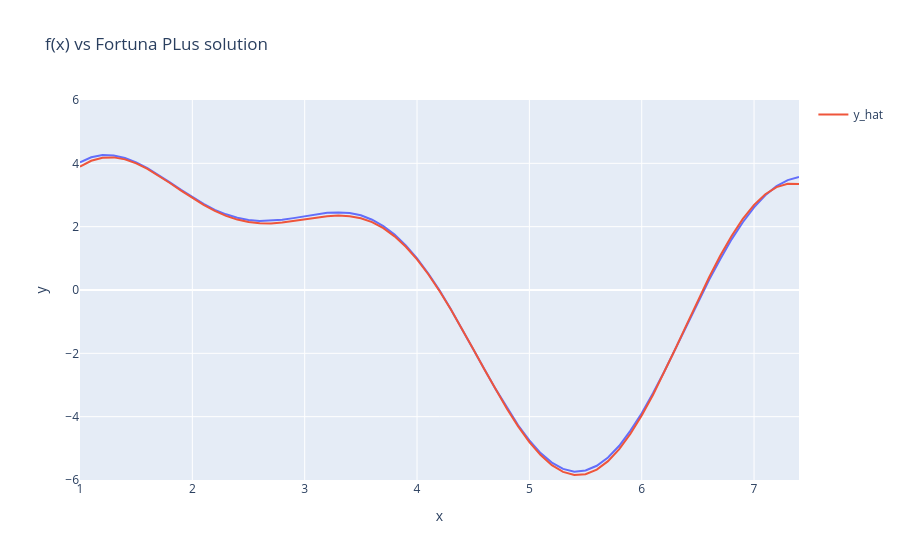

Notebook cell for this chart:
### Markdown cell above
### What changes did i make? and why?

I changed the generation of the theta parameters,

now we save the best theta and generates paramethers aroud that value.
New_theta = Best_theta + normal distribution (sigma).
so we try to guess near the solution.
the changes improve some tries but it looks like sometimes it get stuck in local minimuns or dont have enough precision to guess the correct paramethers.

Also after doing that i modified the sigma paramethers so we generate at first big changes with a big sigma. 
and a linear decay of the sigma to fit/finetune the model at the end steps.
with that we get better error scores.




### how did i measure the efficiency of the changes?

if we get a lower final error that means the changes are good.

### Code cell
%%time
# the magic %%time has to be the first line in the cell, and reports the total exec time of the cell.

import random
import numpy as np
import plotly.express as px
import tqdm


def predict(x, theta):
    # change to sum of 3 sin() terms. 
    # use np.sin() and not math.sin().
    y = sum(theta[3*k] * np.sin(theta[3*k+1] * (x + theta[3*k+2])) for k in range(3))
    return y # this is the model


def sample_theta(size_of_theta, best_theta=None, iteration=1, max_iters=100000):
    # linear decay of sigma, from 4.0 to 0.01
    progress = iteration / max_iters
    
    sigma = 4.0 - 3.99 * progress
    
    #print (f"Iteration {iteration}/{max_iters}, sigma: {sigma:.4f}")


    if best_theta is None:
        return np.random.uniform(-4, 4, size=size_of_theta)
    
    
    #we generate the noise with a normal distribution and add it tho the best theta
    noise = np.random.normal(0, sigma / 2.0, size=size_of_theta)
    theta = best_theta.copy()
    theta += noise
    
    # clip the values of theta to be between -4 and 4, to avoid extreme values
    return np.clip(theta, -4.0, 4.0)


def get_loss(y_hat, ys):
    # No change needed, returns quadratic loss.
    loss = ((y_hat - ys)**2).sum()
    return loss

xs = np.array([1.0, 1.1, 1.2, 1.3, 1.4, 1.5, 1.6, 1.7, 1.8, 1.9, 2.0, 2.1, 2.2, 2.3, 2.4, 2.5, 2.6, 2.7, 2.8, 2.9, 3.0, 3.1, 3.2, 3.3, 3.4, 3.5, 3.6, 3.7, 3.8, 3.9, 4.0, 4.1, 4.2, 4.3, 4.4, 4.5, 4.6, 4.7, 4.8, 4.9, 5.0, 5.1, 5.2, 5.3, 5.4, 5.5, 5.6, 5.7, 5.8, 5.9, 6.0, 6.1, 6.2, 6.3, 6.4, 6.5, 6.6, 6.7, 6.8, 6.9, 7.0, 7.1, 7.2, 7.3, 7.4])
ys = np.array([4.03, 4.19, 4.26, 4.25, 4.17, 4.03, 3.85, 3.63, 3.40, 3.16, 2.93, 2.72, 2.53, 2.39, 2.28, 2.21, 2.18, 2.19, 2.22, 2.27, 2.33, 2.39, 2.44, 2.45, 2.43, 2.36, 2.22, 2.02, 1.75, 1.41, 1.00, 0.52, -0.01, -0.60, -1.22, -1.86, -2.50, -3.13, -3.72, -4.27, -4.75, -5.15, -5.45, -5.65, -5.74, -5.70, -5.55, -5.29, -4.92, -4.44, -3.89, -3.26, -2.58, -1.86, -1.12, -0.39, 0.32, 0.98, 1.60, 2.14, 2.61, 2.99, 3.28, 3.47, 3.57])

# 
ys_h_1 = np.array([15.98, 21.42, 24.1, 23.87, 21.0, 16.11, 10.06, 3.79, -1.8, -6.01, -8.39, -8.82, -7.47, -4.77, -1.3, 2.31, 5.49, 7.81, 9.04, 9.18, 8.44, 7.15, 5.72, 4.54, 3.89, 3.9, 4.52, 5.54, 6.63, 7.39, 7.49, 6.7, 4.97, 2.44, -0.54, -3.48, -5.8, -6.98, -6.61, -4.51, -0.79, 4.2, 9.8, 15.21, 19.57, 22.09, 22.2, 19.63, 14.52, 7.41, -0.83, -9.07, -16.11, -20.83, -22.36, -20.27, -14.59, -5.91, 4.72, 15.9, 26.06, 33.69, 37.58, 36.94, 31.64])
ys_h_2 = np.array([[5.87, 5.83, 5.74, 5.62, 5.48, 16.58, 18.21, 18.49, 17.54, 15.54, 4.15, 3.9, 3.65, 3.42, 3.2, -1.9, -3.32, -3.97, -3.91, -3.27, 2.38, 2.36, 2.39, 2.46, 2.57, 2.2, 1.93, 1.22, 0.17, -1.06, 4.18, 4.59, 5.04, 5.52, 6.02, -1.49, 0.74, 3.55, 6.75, 10.06, 9.39, 9.95, 10.5, 11.02, 11.52, 16.0, 12.82, 8.47, 3.21, -2.62, 13.61, 13.76, 13.84, 13.84, 13.77, -24.16, -22.03, -17.9, -11.95, -4.55, 11.63, 10.99, 10.27, 9.47, 8.61]])

# change to the size of theta ( 9 ) (for h(x) how many parameters does it have?)
n_params = 9
n_trials = 100
average_loss = 0.0

for i in range(n_trials):  # train 100 models and take the average
    best_loss = float('inf')
    best_theta = sample_theta(n_params, best_theta=None, iteration=1, max_iters=100000)

    for _ in tqdm.tqdm(range(100000)): 
        curr_theta = sample_theta(n_params, best_theta=best_theta, iteration=_+1, max_iters=100000)
        y_hat = predict(xs, curr_theta)
        curr_loss = get_loss(y_hat, ys)

        if best_loss > curr_loss:
            best_loss = curr_loss
            best_theta = curr_theta
    average_loss += best_loss
    print(f"Model {i+1}/{n_trials}: best loss: {best_loss}, theta: {best_theta}")
average_loss = average_loss/n_trials          
        
print("Average loss:", average_loss)
print("theta:", best_theta)    
    
    
fig = px.line(x=xs, y=ys, title="f(x) vs Fortuna PLus solution")
fig.add_scatter(x=xs, y=predict(xs, best_theta), mode='lines', name="y_hat")
fig.update_layout(xaxis_range=[xs.min(),xs.max()], yaxis_range=[-6,6])
fig.show()


# to get a solid estimate -> you should train at least 100 models and take the average performance.

### Figure 1 — Plotly figure (JSON) as saved in the notebook; plotly's stock layout.template omitted (floating-point values rounded to 4 significant figures)
{"data": [{"hovertemplate": "x=%{x}<br>y=%{y}<extra></extra>", "legendgroup": "", "line": {"color": "#636efa", "dash": "solid"}, "marker": {"symbol": "circle"}, "mode": "lines", "name": "", "orientation": "v", "showlegend": false, "type": "scatter", "x": [1, 1.1, 1.2, 1.3, 1.4, 1.5, 1.6, 1.7, 1.8, 1.9, 2, 2.1, 2.2, 2.3, 2.4, 2.5, 2.6, 2.7, 2.8, 2.9, 3, 3.1, 3.2, 3.3, 3.4, 3.5, 3.6, 3.7, 3.8, 3.9, 4, 4.1, 4.2, 4.3, 4.4, 4.5, 4.6, 4.7, 4.8, 4.9, 5, 5.1, 5.2, 5.3, 5.4, 5.5, 5.6, 5.7, 5.8, 5.9, 6, 6.1, 6.2, 6.3, 6.4, 6.5, 6.6, 6.7, 6.8, 6.9, 7, 7.1, 7.2, 7.3, 7.4], "xaxis": "x", "y": [4.03, 4.19, 4.26, 4.25, 4.17, 4.03, 3.85, 3.63, 3.4, 3.16, 2.93, 2.72, 2.53, 2.39, 2.28, 2.21, 2.18, 2.19, 2.22, 2.27, 2.33, 2.39, 2.44, 2.45, 2.43, 2.36, 2.22, 2.02, 1.75, 1.41, 1, 0.52, -0.01, -0.6, -1.22, -1.86, -2.5, -3.13, -3.72, -4.27, -4.75, -5.15, -5.45, -5.65, -5.74, -5.7, -5.55, -5.29, -4.92, -4.44, -3.89, -3.26, -2.58, -1.86, -1.12, -0.39, 0.32, 0.98, 1.6, 2.14, 2.61, 2.99, 3.28, 3.47, 3.57], "yaxis": "y"}, {"mode": "lines", "name": "y_hat", "type": "scatter", "x": [1, 1.1, 1.2, 1.3, 1.4, 1.5, 1.6, 1.7, 1.8, 1.9, 2, 2.1, 2.2, 2.3, 2.4, 2.5, 2.6, 2.7, 2.8, 2.9, 3, 3.1, 3.2, 3.3, 3.4, 3.5, 3.6, 3.7, 3.8, 3.9, 4, 4.1, 4.2, 4.3, 4.4, 4.5, 4.6, 4.7, 4.8, 4.9, 5, 5.1, 5.2, 5.3, 5.4, 5.5, 5.6, 5.7, 5.8, 5.9, 6, 6.1, 6.2, 6.3, 6.4, 6.5, 6.6, 6.7, 6.8, 6.9, 7, 7.1, 7.2, 7.3, 7.4], "y": [3.894, 4.082, 4.177, 4.188, 4.124, 3.998, 3.822, 3.611, 3.378, 3.139, 2.905, 2.688, 2.498, 2.342, 2.224, 2.146, 2.107, 2.103, 2.128, 2.175, 2.232, 2.289, 2.332, 2.351, 2.332, 2.266, 2.142, 1.953, 1.695, 1.365, 0.9644, 0.4967, -0.03102, -0.609, -1.225, -1.864, -2.509, -3.144, -3.749, -4.308, -4.801, -5.214, -5.532, -5.743, -5.84, -5.816, -5.67, -5.405, -5.025, -4.541, -3.965, -3.314, -2.604, -1.856, -1.092, -0.3325, 0.4007, 1.087, 1.708, 2.247, 2.69, 3.026, 3.25, 3.358, 3.35]}], "layout": {"legend": {"tracegroupgap": 0}, "title": {"text": "f(x) vs Fortuna PLus solution"}, "xaxis": {"anchor": "y", "domain": [0, 1], "range": [1, 7.4], "title": {"text": "x"}}, "yaxis": {"anchor": "x", "domain": [0, 1], "range": [-6, 6], "title": {"text": "y"}}}}
